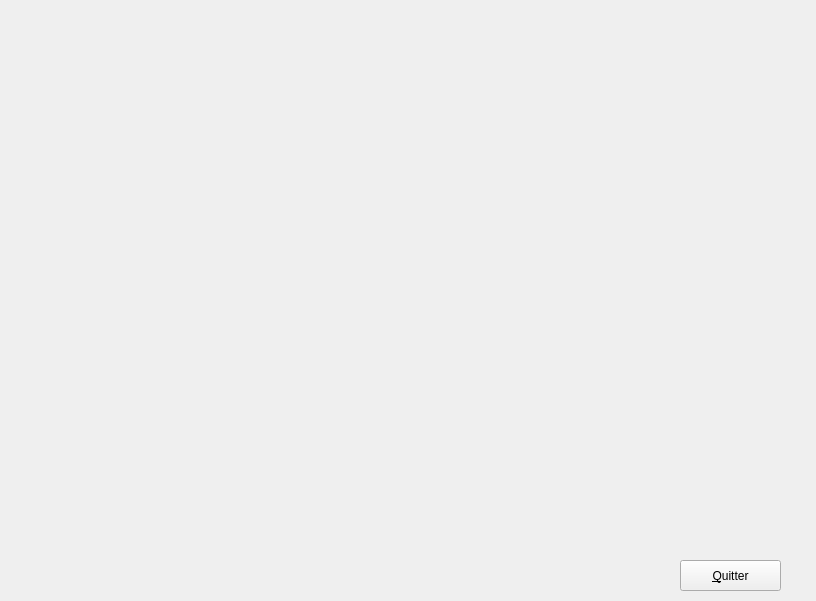
<?xml version="1.0" encoding="UTF-8"?>
<ui version="4.0">
 <class>MainWindow</class>
 <widget class="QMainWindow" name="MainWindow">
  <property name="geometry">
   <rect>
    <x>0</x>
    <y>0</y>
    <width>816</width>
    <height>601</height>
   </rect>
  </property>
  <property name="windowTitle">
   <string>MainWindow</string>
  </property>
  <widget class="QWidget" name="centralwidget">
   <widget class="Moncanvas" name="canvas" native="true">
    <property name="geometry">
     <rect>
      <x>10</x>
      <y>10</y>
      <width>791</width>
      <height>541</height>
     </rect>
    </property>
   </widget>
   <widget class="QPushButton" name="pb_quitter">
    <property name="geometry">
     <rect>
      <x>680</x>
      <y>560</y>
      <width>101</width>
      <height>31</height>
     </rect>
    </property>
    <property name="text">
     <string>&amp;Quitter</string>
    </property>
   </widget>
  </widget>
 </widget>
 <customwidgets>
  <customwidget>
   <class>Moncanvas</class>
   <extends>QWidget</extends>
   <header>moncanvas.h</header>
   <container>1</container>
  </customwidget>
 </customwidgets>
 <resources/>
 <connections>
  <connection>
   <sender>pb_quitter</sender>
   <signal>clicked()</signal>
   <receiver>MainWindow</receiver>
   <slot>close()</slot>
   <hints>
    <hint type="sourcelabel">
     <x>710</x>
     <y>570</y>
    </hint>
    <hint type="destinationlabel">
     <x>528</x>
     <y>565</y>
    </hint>
   </hints>
  </connection>
 </connections>
</ui>
